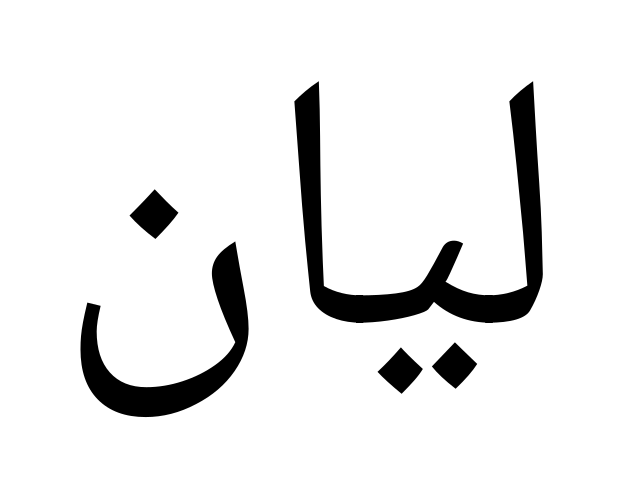
#> input picture reviews/2026-09-06-arabic-v3-inputs/references/name-6302368ffc7c286c.png, 624 x 498 px
$ python verify_stencil.py ../../../../reviews/2026-09-06-arabic-v3-inputs/references/name-6302368ffc7c286c.png
#> lines starting #> are read from the running program, lines starting #| are printed output that depends on the picture; after the words box and inside, x2 and y2 are one past the last pixel; in counts of white or black regions, pixels touching at a corner belong together
#!/usr/bin/env python3
"""Independent geometry gate over a stencil PNG.

Checks what the renderer's own report asserts but does not measure:
one connected ink component, and the number of enclosed holes (a jump ring
shows up as a hole, so does a letter counter).
"""
import sys
from pathlib import Path

import numpy as np
from PIL import Image
from scipy import ndimage

S4 = np.array([[0, 1, 0], [1, 1, 1], [0, 1, 0]], dtype=bool)


def ink_mask(path: Path) -> np.ndarray:
    im = Image.open(path)
#> im is the input picture: PIL image 624x498 L; min 0, max 255, mean 233.5
    if im.mode in ("RGBA", "LA") or (im.mode == "P" and "transparency" in im.info):
        a = np.array(im.convert("RGBA"))
        return a[..., 3] > 96
    return np.array(im.convert("L")) < 128
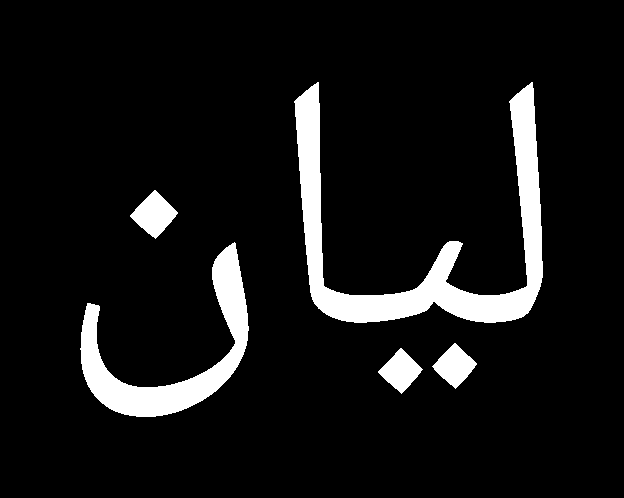
#> returned value: shape (498, 624) bool; 8.4% white; 5 white regions, box (x1, y1, x2, y2) and area: (294, 82, 543, 323) 14779, (80, 242, 249, 417) 7959, (130, 190, 178, 239) 1249, (432, 343, 477, 389) 1094, (378, 348, 423, 394) 1072


def report(path: Path) -> dict:
    ink = ink_mask(path)
    _, n = ndimage.label(ink, structure=S4)
#> n = 5
    filled = ndimage.binary_fill_holes(ink)
    holes = filled & ~ink
#> holes: shape (498, 624) bool; every value is 0
    _, hn = ndimage.label(holes, structure=S4)
#> hn = 0
    hlab, _ = ndimage.label(holes, structure=S4)
#> hlab: shape (498, 624) int32; every value is 0
    sizes = sorted(ndimage.sum(holes, hlab, index=range(1, hn + 1)).tolist(), reverse=True)
#> sizes = []
    ys, xs = np.nonzero(ink)
    bbox = [int(xs.min()), int(ys.min()), int(xs.max()), int(ys.max())] if ink.any() else None
#> bbox = [80, 82, 542, 416]
    return {
        "file": path.name,
        "size": list(ink.shape[::-1]),
        "inkPixels": int(ink.sum()),
        "components": int(n),
        "holes": int(hn),
        "holeSizes": [int(s) for s in sizes[:8]],
        "bbox": bbox,
    }


if __name__ == "__main__":
    for arg in sys.argv[1:]:
        r = report(Path(arg))
#> r = {'file': 'name-6302368ffc7c286c.png', 'size': [624, 498], 'inkPixels': 26153, 'components': 5, 'holes': 0, 'holeSizes': [], 'bbox': [80, 82, 542, 416]}
        print(f"{r['file']:28s} {str(r['size']):12s} ink={r['inkPixels']:>7} "
              f"components={r['components']:>3} holes={r['holes']:>3} {r['holeSizes'][:6]}")
#| name-6302368ffc7c286c.png    [624, 498]   ink=  26153 components=  5 holes=  0 []
